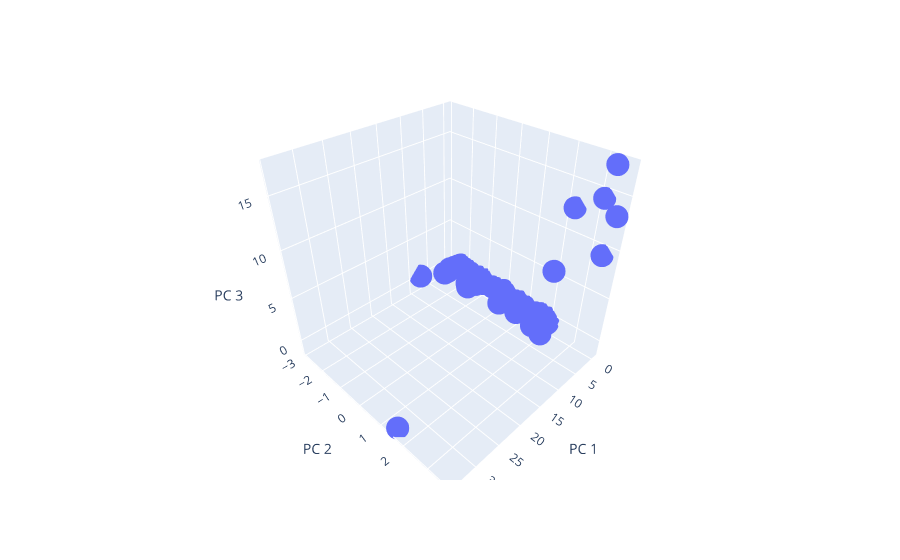

Notebook cell for this chart:
### Markdown cell above
### Deliverable 4: Visualizing Cryptocurrencies Results

#### 3D-Scatter with Clusters

### Code cell
# Creating a 3D-Scatter with the PCA data and the clusters
plot = px.scatter_3d(clustered_df, x = 'PC 1', 
                     y = 'PC 2',
                     z='PC 3',
                     hover_name='CoinName',
                     hover_data=['Algorithm']
                    )
plot.show()

### Figure 1 — Plotly figure (JSON) as saved in the notebook; plotly's stock layout.template omitted (floating-point values rounded to 4 significant figures; data arrays with more than 128 entries replaced by an {"elided": "..."} marker saying what was removed)
{"data": [{"customdata": {"elided": "532x1 str values"}, "hovertemplate": "<b>%{hovertext}</b><br><br>PC 1=%{x}<br>PC 2=%{y}<br>PC 3=%{z}<br>Algorithm=%{customdata[0]}<extra></extra>", "hovertext": {"elided": "532 str values"}, "legendgroup": "", "marker": {"color": "#636efa", "symbol": "circle"}, "mode": "markers", "name": "", "scene": "scene", "showlegend": false, "type": "scatter3d", "x": {"elided": "532 float values"}, "y": {"elided": "532 float values"}, "z": {"elided": "532 float values"}}], "layout": {"legend": {"tracegroupgap": 0}, "margin": {"t": 60}, "scene": {"domain": {"x": [0, 1], "y": [0, 1]}, "xaxis": {"title": {"text": "PC 1"}}, "yaxis": {"title": {"text": "PC 2"}}, "zaxis": {"title": {"text": "PC 3"}}}}}
